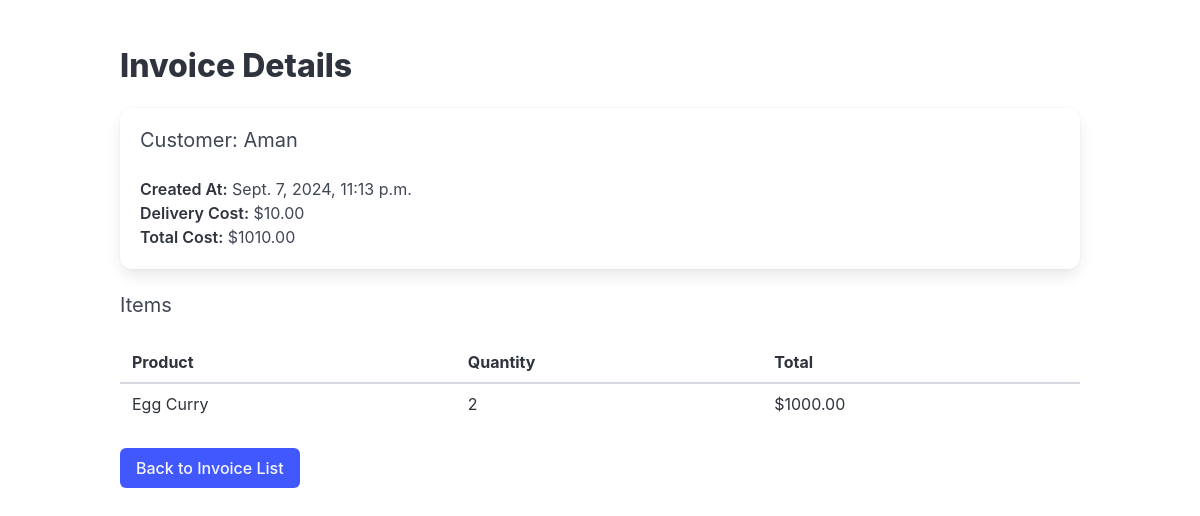
/view/61/, run on the app's committed database.
### invoice/models.py (models this page shows, shortened)
class Invoice(models.Model):
    customer_name = models.CharField(max_length=100)
    created_at = models.DateTimeField(auto_now_add=True)
    delivery_cost = models.DecimalField(max_digits=10, decimal_places=2, default=0)
    total_cost = models.DecimalField(max_digits=10, decimal_places=2, default=0)

class InvoiceItem(models.Model):
    invoice = models.ForeignKey(Invoice, on_delete=models.CASCADE, related_name='items')
    product = models.ForeignKey(Product, on_delete=models.CASCADE)
    quantity = models.PositiveIntegerField()
    line_total = models.DecimalField(max_digits=10, decimal_places=2)

class Product(models.Model):
    name = models.CharField(max_length=100)
    price = models.DecimalField(max_digits=10, decimal_places=2)
    description = models.TextField()

### invoice/views.py (the view)
# urls.py: path('view/<int:invoice_id>/', view_invoice, name='view_invoice'),
def view_invoice(request, invoice_id):
    invoice = get_object_or_404(Invoice, id=invoice_id)
    return render(request, 'invoice_detail.html', {'invoice': invoice})

### invoice/templates/invoice_detail.html (shortened to what this page needs)
{% load static %}
<!DOCTYPE html>
<html>
<head>
    <link
  rel="stylesheet"
  href="https://cdn.jsdelivr.net/npm/bulma@1.0.2/css/bulma.min.css"
>
</head>
<body>
    <section class="section">
        <div class="container">
            <h1 class="title">Invoice Details</h1>
            <div class="box">
                <h2 class="subtitle">Customer: {{ invoice.customer_name }}</h2>
                <p><strong>Created At:</strong> {{ invoice.created_at }}</p>
                <p><strong>Delivery Cost:</strong> ${{ invoice.delivery_cost }}</p>
                <p><strong>Total Cost:</strong> ${{ invoice.total_cost }}</p>
            </div>
            <h2 class="subtitle">Items</h2>
            <table class="table is-fullwidth is-striped">
                <thead>
                    <tr>
                        <th>Product</th>
                        <th>Quantity</th>
                        <th>Total</th>
                    </tr>
                </thead>
                <tbody>
                    {% for item in invoice.items.all %}
                    <tr>
                        <td>{{ item.product.name }}</td>
                        <td>{{ item.quantity }}</td>
                        <td>${{ item.line_total }}</td>
                    </tr>
                    {% endfor %}
                </tbody>
            </table>
            <a href="{% url 'invoice_list' %}" class="button is-link">Back to Invoice List</a>
        </div>
    </section>
</body>
</html>

### data on the page
Invoice: customer_name "Aman", created_at "Sept. 7, 2024, 11:13 p.m.", delivery_cost "10.00", total_cost "1010.00"
InvoiceItem: product.name "Egg Curry", quantity "2", line_total "1000.00"
